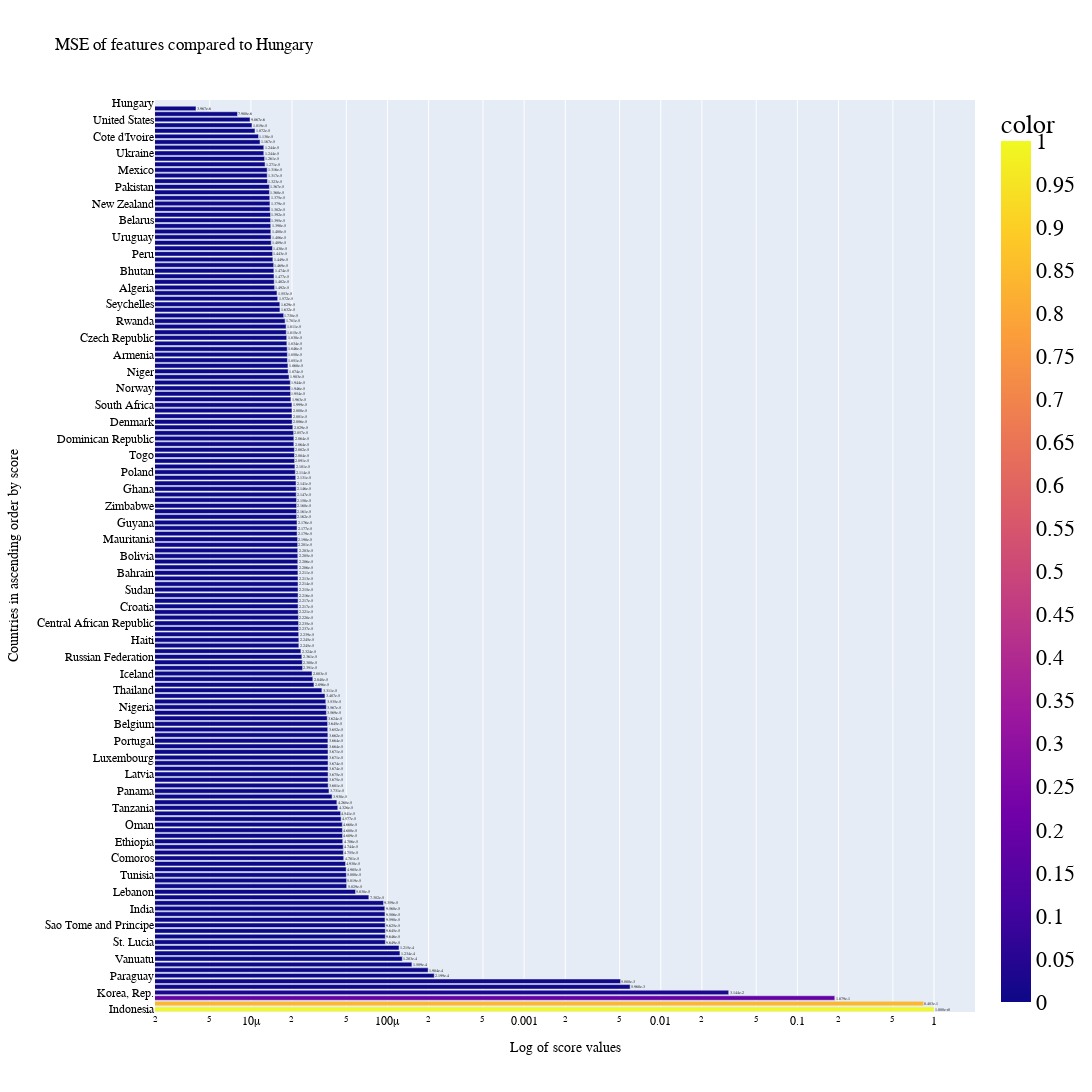

Notebook cell for this chart:
### Code cell
plot_MSE_country(country='Hungary')

### Figure 1 — Plotly figure (JSON) as saved in the notebook; plotly's stock layout.template omitted (floating-point values rounded to 4 significant figures; data arrays with more than 128 entries replaced by an {"elided": "..."} marker saying what was removed)
{"data": [{"alignmentgroup": "True", "hovertemplate": "Country : %{y}<br></br>MSE : %{x:.3e}", "legendgroup": "", "marker": {"color": {"elided": "163 float values"}, "coloraxis": "coloraxis"}, "name": "", "offsetgroup": "", "orientation": "h", "showlegend": false, "text": {"elided": "163 float values"}, "textposition": "outside", "texttemplate": "%{text:.3e}", "type": "bar", "x": {"elided": "163 float values"}, "xaxis": "x", "y": {"elided": "163 str values"}, "yaxis": "y"}], "layout": {"barmode": "relative", "coloraxis": {"colorbar": {"dtick": 0.05, "tickfont": {"color": "black", "family": "Arial", "size": 22}, "title": {"text": "color"}}, "colorscale": [[0, "#0d0887"], [0.1111, "#46039f"], [0.2222, "#7201a8"], [0.3333, "#9c179e"], [0.4444, "#bd3786"], [0.5556, "#d8576b"], [0.6667, "#ed7953"], [0.7778, "#fb9f3a"], [0.8889, "#fdca26"], [1, "#f0f921"]]}, "font": {"color": "black", "family": "Arial", "size": 12}, "height": 2600, "legend": {"tracegroupgap": 0}, "title": {"text": "MSE of features compared to Hungary"}, "uniformtext": {"minsize": 4, "mode": "hide"}, "width": 1300, "xaxis": {"anchor": "y", "autorange": true, "domain": [0, 1], "range": [-5.702, 0.3001], "title": {"text": "Log of score values"}, "type": "log"}, "yaxis": {"anchor": "x", "autorange": true, "domain": [0, 1], "range": [-0.5, 162.5], "title": {"text": "Countries in ascending order by score"}, "type": "category"}}}
